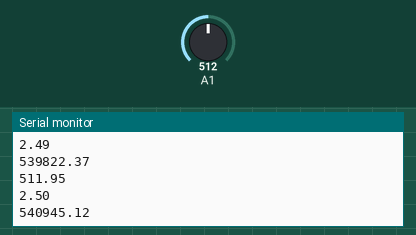
A sketch run on a simulated Arduino Uno, built with avr-gcc and run on an emulated ATmega328P. Parts: the last lines printed to the serial monitor. The test bench sets the inputs (shaded band); at power-on: A1 = 512.

Above: at 1.2 s.
1.3 s: A1 set to 716
At 1.82 s:
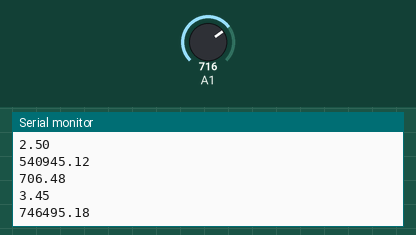
2.8 s: A1 set to 900
At 2.83 s:
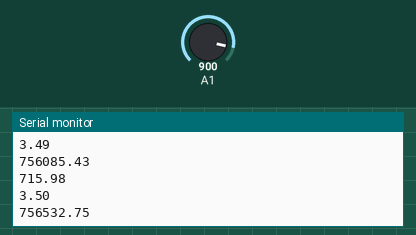
Timing chart, 0 to 5.8 s (numbered marks = the images above; inputs shaded):
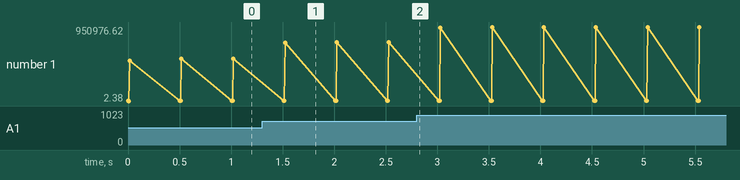

The sketch:

h03.ino
```cpp
float sensorValue;
float sensorVoltage;
void setup()
{
 Serial.begin(9600);
}

void loop() {
  float Vin;
  float R1;
  int i;

 for (i=0;i<=5;i++)
 {
 sensorValue = 0.6* sensorValue + 0.4* analogRead(A1);
 }
 sensorVoltage = sensorValue * 5 / 1024;
 R1 = sensorVoltage * (1082000) / 5;
 Serial.println(sensorValue);
 Serial.println(sensorVoltage);
 Serial.println (R1);
 delay(500);

}
```

Measured:
- after the input at 1.3 s, the serial monitor: prints a new line after 0.21 s (image 1)
- plotted number 1: 540945.12 → 756532.75 after the input at 1.3 s, 756532.75 → 950976.62 after the input at 2.8 s
